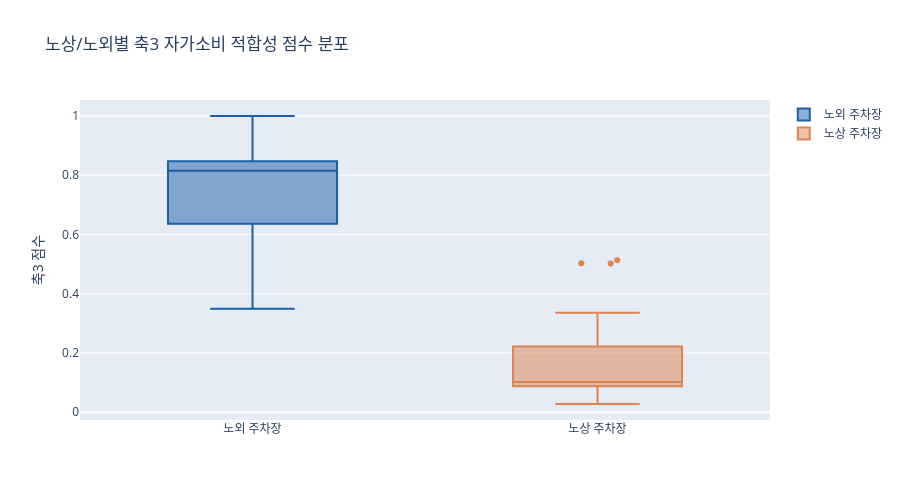

The notebook cell saved with this chart:
### Markdown cell above
### 노상/노외별 축3 점수 분포 박스플롯

### Code cell
# 3. 노상/노외별 점수 분포 박스플롯
fig3 = go.Figure()

for knd, color in [('노외 주차장', '#1a5fa8'), ('노상 주차장', '#DD8452')]:
    subset = df_result[df_result['pklt_knd_nm'] == knd]
    fig3.add_trace(go.Box(
        y=subset['축3_자가소비적합성'],
        name=knd,
        marker_color=color,
        boxpoints='outliers',
        jitter=0.3,
        text=subset['pklt_nm'],
        hovertemplate='%{text}<br>점수: %{y:.3f}<extra></extra>'
    ))

fig3.update_layout(
    title='노상/노외별 축3 자가소비 적합성 점수 분포',
    yaxis_title='축3 점수',
    height=500,
    showlegend=True
)
fig3.show()
fig3.write_html(
    r'C:\Users\seonu\Documents\DR-project\canopy\output\figures\노상_노외별_축3_점수_분포.html'
)

### Figure 1 — Plotly figure (JSON) as saved in the notebook; plotly's stock layout.template omitted (floating-point values rounded to 4 significant figures; data arrays with more than 128 entries replaced by an {"elided": "..."} marker saying what was removed)
{"data": [{"boxpoints": "outliers", "hovertemplate": "%{text}<br>점수: %{y:.3f}<extra></extra>", "jitter": 0.3, "marker": {"color": "#1a5fa8"}, "name": "노외 주차장", "text": {"elided": "532 str values"}, "type": "box", "y": {"elided": "532 float values"}}, {"boxpoints": "outliers", "hovertemplate": "%{text}<br>점수: %{y:.3f}<extra></extra>", "jitter": 0.3, "marker": {"color": "#DD8452"}, "name": "노상 주차장", "text": {"elided": "210 str values"}, "type": "box", "y": {"elided": "210 float values"}}], "layout": {"height": 500, "showlegend": true, "title": {"text": "노상/노외별 축3 자가소비 적합성 점수 분포"}, "yaxis": {"title": {"text": "축3 점수"}}}}
